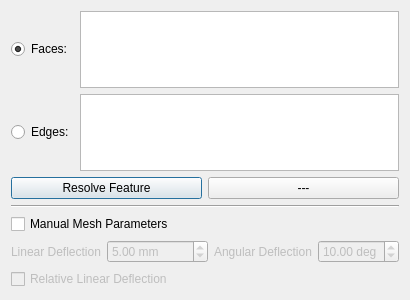
<?xml version="1.0" encoding="utf-8"?>
<ui version="4.0">
 <class>FaceMesh</class>
 <widget class="QDialog" name="FaceMesh">
  <property name="geometry">
   <rect>
    <x>0</x>
    <y>0</y>
    <width>400</width>
    <height>300</height>
   </rect>
  </property>
  <property name="windowTitle">
   <string>Dialog</string>
  </property>
  <layout class="QVBoxLayout" name="verticalLayout">
   <item>
    <layout class="QGridLayout" name="gridLayout_2">
     <item row="0" column="0">
      <widget class="QRadioButton" name="Face_enable">
       <property name="text">
        <string>Faces:</string>
       </property>
       <property name="checked">
        <bool>true</bool>
       </property>
       <attribute name="buttonGroup">
        <string notr="true">Selection_mode</string>
       </attribute>
      </widget>
     </item>
     <item row="0" column="1">
      <widget class="QListWidget" name="Face_list"/>
     </item>
     <item row="1" column="0">
      <widget class="QRadioButton" name="Edge_enable">
       <property name="enabled">
        <bool>true</bool>
       </property>
       <property name="text">
        <string>Edges:</string>
       </property>
       <property name="checked">
        <bool>false</bool>
       </property>
       <attribute name="buttonGroup">
        <string notr="true">Selection_mode</string>
       </attribute>
      </widget>
     </item>
     <item row="1" column="1">
      <widget class="QListWidget" name="Edge_list"/>
     </item>
    </layout>
   </item>
   <item>
    <layout class="QHBoxLayout" name="horizontalLayout">
     <item>
      <widget class="QPushButton" name="Resolve_feature">
       <property name="text">
        <string>Resolve Feature</string>
       </property>
      </widget>
     </item>
     <item>
      <widget class="QPushButton" name="Delete_feature">
       <property name="text">
        <string>---</string>
       </property>
      </widget>
     </item>
    </layout>
   </item>
   <item>
    <widget class="QFrame" name="line_1">
     <property name="frameShape">
      <enum>QFrame::Shape::HLine</enum>
     </property>
     <property name="frameShadow">
      <enum>QFrame::Shadow::Sunken</enum>
     </property>
    </widget>
   </item>
   <item>
    <widget class="QCheckBox" name="Manual_mesh_params">
     <property name="text">
      <string>Manual Mesh Parameters</string>
     </property>
    </widget>
   </item>
   <item>
    <layout class="QHBoxLayout" name="horizontalLayout_2">
     <item>
      <widget class="QLabel" name="Linear_def_label">
       <property name="enabled">
        <bool>false</bool>
       </property>
       <property name="text">
        <string>Linear Deflection</string>
       </property>
      </widget>
     </item>
     <item>
      <widget class="QDoubleSpinBox" name="Linear_deflection">
       <property name="enabled">
        <bool>false</bool>
       </property>
       <property name="suffix">
        <string> mm</string>
       </property>
       <property name="minimum">
        <double>0.010000000000000</double>
       </property>
       <property name="maximum">
        <double>10000.000000000000000</double>
       </property>
       <property name="stepType">
        <enum>QAbstractSpinBox::StepType::AdaptiveDecimalStepType</enum>
       </property>
       <property name="value">
        <double>5.000000000000000</double>
       </property>
      </widget>
     </item>
     <item>
      <widget class="QLabel" name="Angular_def_label">
       <property name="enabled">
        <bool>false</bool>
       </property>
       <property name="text">
        <string>Angular Deflection</string>
       </property>
      </widget>
     </item>
     <item>
      <widget class="QDoubleSpinBox" name="Angular_deflection">
       <property name="enabled">
        <bool>false</bool>
       </property>
       <property name="suffix">
        <string> deg</string>
       </property>
       <property name="decimals">
        <number>2</number>
       </property>
       <property name="minimum">
        <double>0.010000000000000</double>
       </property>
       <property name="maximum">
        <double>90.000000000000000</double>
       </property>
       <property name="singleStep">
        <double>1.000000000000000</double>
       </property>
       <property name="stepType">
        <enum>QAbstractSpinBox::StepType::AdaptiveDecimalStepType</enum>
       </property>
       <property name="value">
        <double>10.000000000000000</double>
       </property>
      </widget>
     </item>
    </layout>
   </item>
   <item>
    <widget class="QCheckBox" name="Relative_deflection">
     <property name="enabled">
      <bool>false</bool>
     </property>
     <property name="toolTip">
      <string>Whether the maximum linear deflection is relative to the length of each edge. If true, the maximum deflection for that edge is defined as `LinearDeflection * EdgeLength`.</string>
     </property>
     <property name="text">
      <string>Relative Linear Deflection</string>
     </property>
    </widget>
   </item>
  </layout>
 </widget>
 <resources/>
 <connections/>
 <buttongroups>
  <buttongroup name="Selection_mode"/>
 </buttongroups>
</ui>
